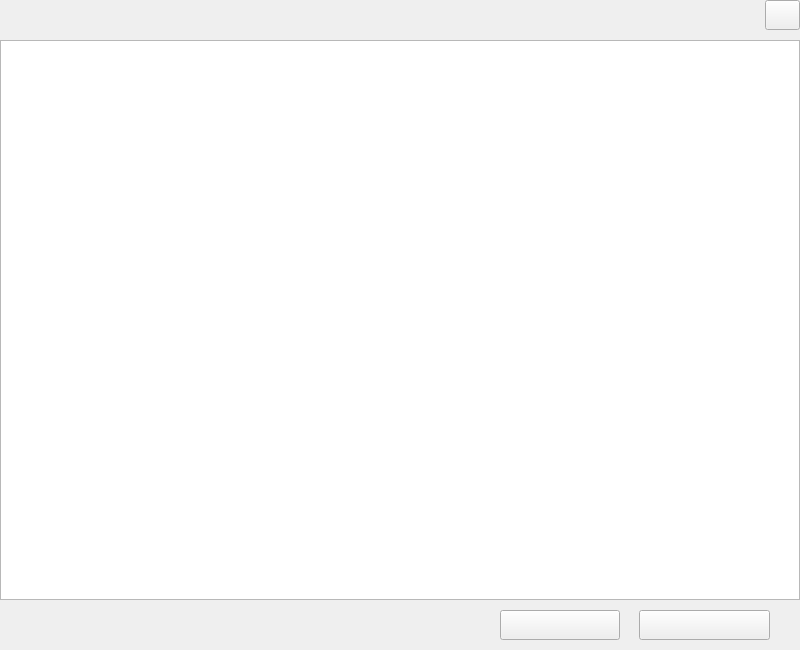
<?xml version="1.0" encoding="UTF-8"?>
<ui version="4.0">
 <class>RecordWidget</class>
 <widget class="QWidget" name="RecordWidget">
  <property name="geometry">
   <rect>
    <x>0</x>
    <y>0</y>
    <width>800</width>
    <height>650</height>
   </rect>
  </property>
  <property name="windowTitle">
   <string>Form</string>
  </property>
  <widget class="QLabel" name="nameLabel">
   <property name="geometry">
    <rect>
     <x>10</x>
     <y>0</y>
     <width>161</width>
     <height>31</height>
    </rect>
   </property>
   <property name="styleSheet">
    <string notr="true">font: 9pt &quot;幼圆&quot; ;
color: rgb(255, 255, 255);</string>
   </property>
   <property name="text">
    <string/>
   </property>
  </widget>
  <widget class="QPushButton" name="pushButton">
   <property name="geometry">
    <rect>
     <x>765</x>
     <y>0</y>
     <width>35</width>
     <height>30</height>
    </rect>
   </property>
   <property name="styleSheet">
    <string notr="true">QPushButton{border-image:url(:/createDB/png/resources/closePNG.png);}</string>
   </property>
   <property name="text">
    <string/>
   </property>
  </widget>
  <widget class="QTableView" name="tableView">
   <property name="geometry">
    <rect>
     <x>0</x>
     <y>40</y>
     <width>800</width>
     <height>560</height>
    </rect>
   </property>
   <property name="styleSheet">
    <string notr="true"/>
   </property>
  </widget>
  <widget class="QPushButton" name="applyButton">
   <property name="geometry">
    <rect>
     <x>639</x>
     <y>610</y>
     <width>131</width>
     <height>30</height>
    </rect>
   </property>
   <property name="styleSheet">
    <string notr="true">QPushButton{border-image:url(:/recordwidget/jpg/resources/apply.jpg)}
QPushButton:pressed{border-image: url(:/recordwidget/jpg/resources/apply_pressed.jpg);} </string>
   </property>
   <property name="text">
    <string/>
   </property>
  </widget>
  <widget class="QPushButton" name="cencelButton">
   <property name="geometry">
    <rect>
     <x>500</x>
     <y>610</y>
     <width>120</width>
     <height>30</height>
    </rect>
   </property>
   <property name="styleSheet">
    <string notr="true">QPushButton{border-image:url(:/recordwidget/jpg/resources/cencel.jpg)}
QPushButton:pressed{border-image: url(:/recordwidget/jpg/resources/cencel_pressed.jpg);} </string>
   </property>
   <property name="text">
    <string/>
   </property>
  </widget>
  <zorder>tableView</zorder>
  <zorder>nameLabel</zorder>
  <zorder>pushButton</zorder>
  <zorder>applyButton</zorder>
  <zorder>cencelButton</zorder>
 </widget>
 <resources/>
 <connections/>
</ui>
